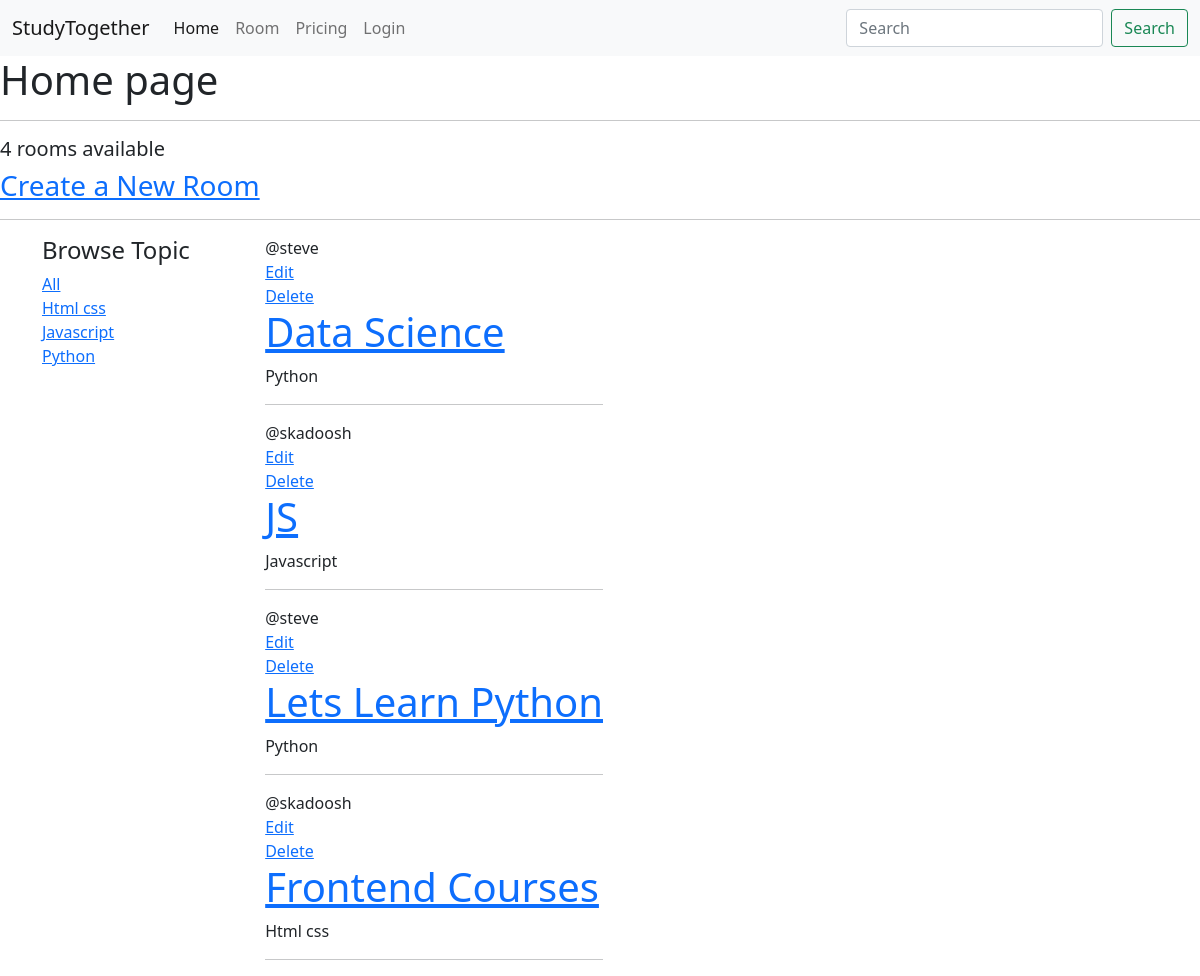
Before: / with the older database file.
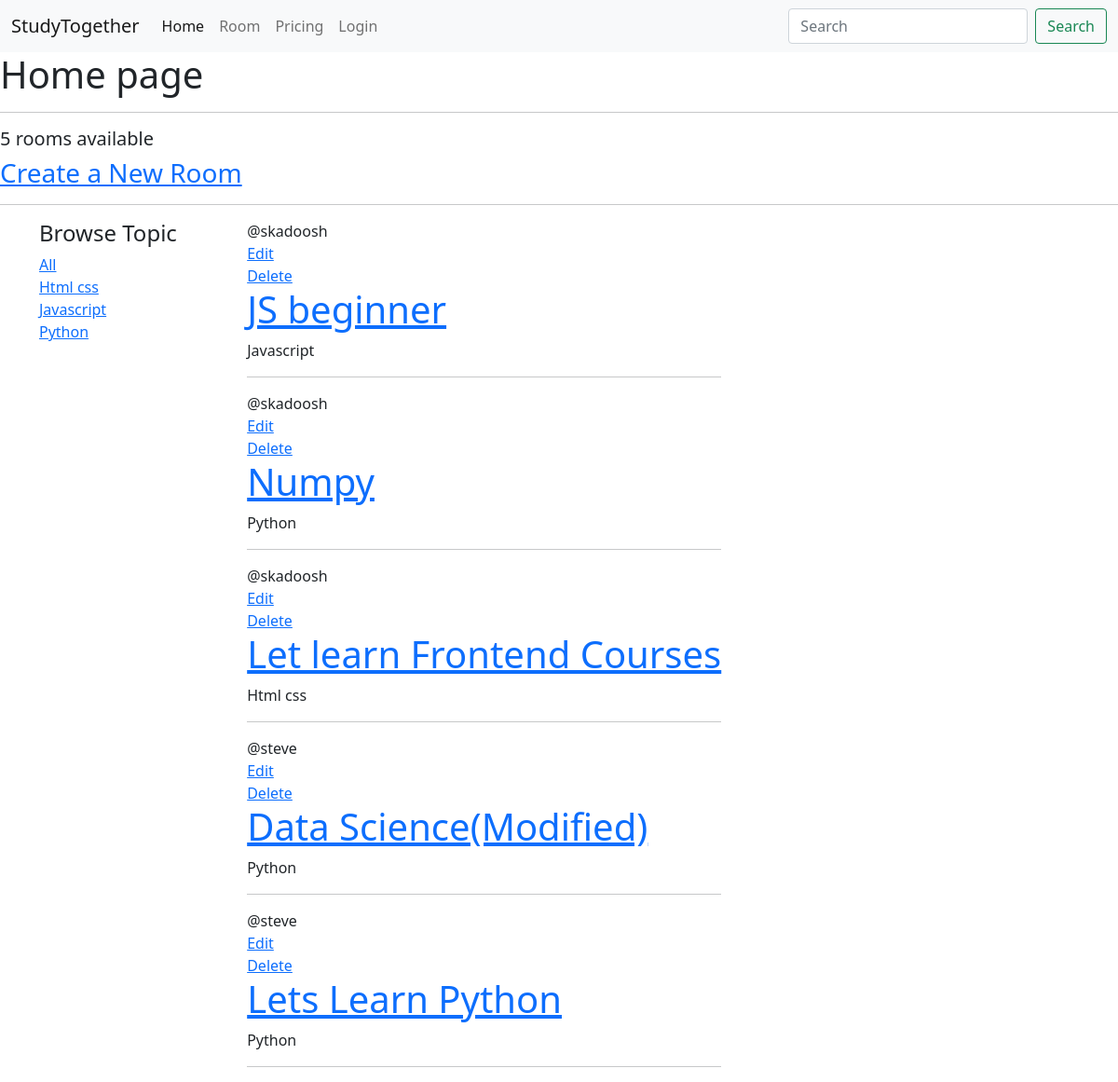
After: the same page with the newer database file.
### base/models.py (models this page shows, shortened)
class Topic(models.Model):
    name = models.CharField(max_length=100)

class Room(models.Model):
    host=models.ForeignKey(User,on_delete=models.CASCADE, null=True)
    topic=models.ForeignKey(Topic, on_delete=models.SET_NULL, null=True)
    name = models.CharField(max_length=100)
    description = models.TextField(null=True, blank=True)
    created = models.DateTimeField(auto_now_add=True)
    updated = models.DateTimeField(auto_now=True)
    class Meta: #for arranging to get the new room created appeared at the top
        ordering = ['-updated','-created'] #'-updated' for descending and 'updated' for ascending

### base/views.py (the view)
# urls.py: path('',views.index,name='index'),
def index(request):
    q = request.GET.get('q') if request.GET.get('q') != None else ''
    rooms = Room.objects.filter(    #Search functionality wth of topic username and description
        Q(topic__name__icontains= q) |
        Q(name__icontains= q) |
        Q(description__icontains= q) |
        Q(host__username__icontains= q)
        )
    topics = Topic.objects.all
    room_count = rooms.count()
    context = {'rooms':rooms,'topics':topics,'room_count':room_count}
    return render(request,'base/index.html',context)

### base/templates/base/index.html (shortened to what this page needs)
{%extends 'base/main.html' %}
{%block content%}
<h1> Home page </h1>
<hr>
<div>
    <h5>{{room_count}} rooms available</h5>
    <h3><a href="{% url 'create-room'%}">Create a New Room</a></h3>
</div>
<hr>
<div class="container">
    <div class="topic">
            <h4>Browse Topic</h4>
            <a href="{% url 'index' %}">All</a>
            {% for topic in topics %}
                <div>
                     <a href="{% url 'index' %}?q={{ topic.name }}"> {{ topic.name }}</a>
                </div>
            {% endfor %}
    </div>
    <div class="room">
        {%for room in rooms%}
                <span>@{{room.host.username}}</span>
                <div> <a href="{% url 'update-room' room.id%}">Edit</a></div>
                <div> <a href="{% url 'delete-room' room.id%}">Delete</a></div>
                <h1> <a href=" {% url 'rooms' room.id %} ">{{room.name}}</a></h1>
                <div>
                    {{room.topic.name}}
                </div>
                <hr>
        {%endfor%}
    </div>
</div>
{%endblock content%}

### base/templates/base/main.html (shortened to what this page needs)
<!DOCTYPE html>
<html lang="en">
<head>
<link href="https://cdn.jsdelivr.net/npm/bootstrap@5.1.3/dist/css/bootstrap.min.css" rel="stylesheet">
</head>
<body>
    {% include 'base/nav.html'%}
    {%block content%}
    {%endblock%}
</body>
</html>

### base/templates/base/nav.html (shortened to what this page needs)
<nav class="navbar navbar-expand-lg navbar-light bg-light">
  <div class="container-fluid">
    <a class="navbar-brand" href="{% url 'index' %}">StudyTogether</a>
    <div class="collapse navbar-collapse" id="navbarSupportedContent">
      <ul class="navbar-nav me-auto mb-2 mb-lg-0">
        <li class="nav-item">
          <a class="nav-link active" aria-current="page" href="{% url 'index' %}">Home</a>
        </li>
        <li class="nav-item">
          <a class="nav-link" href="{% url 'rooms' 1 %}">Room</a>
        </li>
        <li class="nav-item">
          <a class="nav-link" href="{% url 'pricing' %}">Pricing</a>
        </li>
        {% if request.user.is_authenticated %}
        <li class="nav-item">
          <a class="nav-link" href="{% url 'logout' %}">LogOut</a>
        </li>
        {% else %}
        <li class="nav-item">
          <a class="nav-link" href="{% url 'login' %}">Login</a>
        </li>
        {% endif %}
      </ul>
      <form class="d-flex" method='GET' action="{% url 'index' %}">
        <input class="form-control me-2" type="search" placeholder="Search" aria-label="Search" name='q'>
        <button class="btn btn-outline-success" type="submit">Search</button>
      </form>
    </div>
  </div>
</nav>

### base/templates/base/main.html (style rules this page uses)
.container { display: flex; }
.container .topic { width: 20%; height: auto; }

Changed rows visible on the page:
removed Room: host.username "skadoosh", name "JS", topic.name "Javascript"
added Room: host.username "skadoosh", name "JS beginner", topic.name "Javascript"
added Room: host.username "skadoosh", name "Numpy", topic.name "Python"
changed Room "Html css": name "Frontend Courses" → "Let learn Frontend Courses"; moves up the list
changed Room: name "Data Science" → "Data Science(Modified)"
Other visible differences:
{{ room_count }}: "4" → "5"
